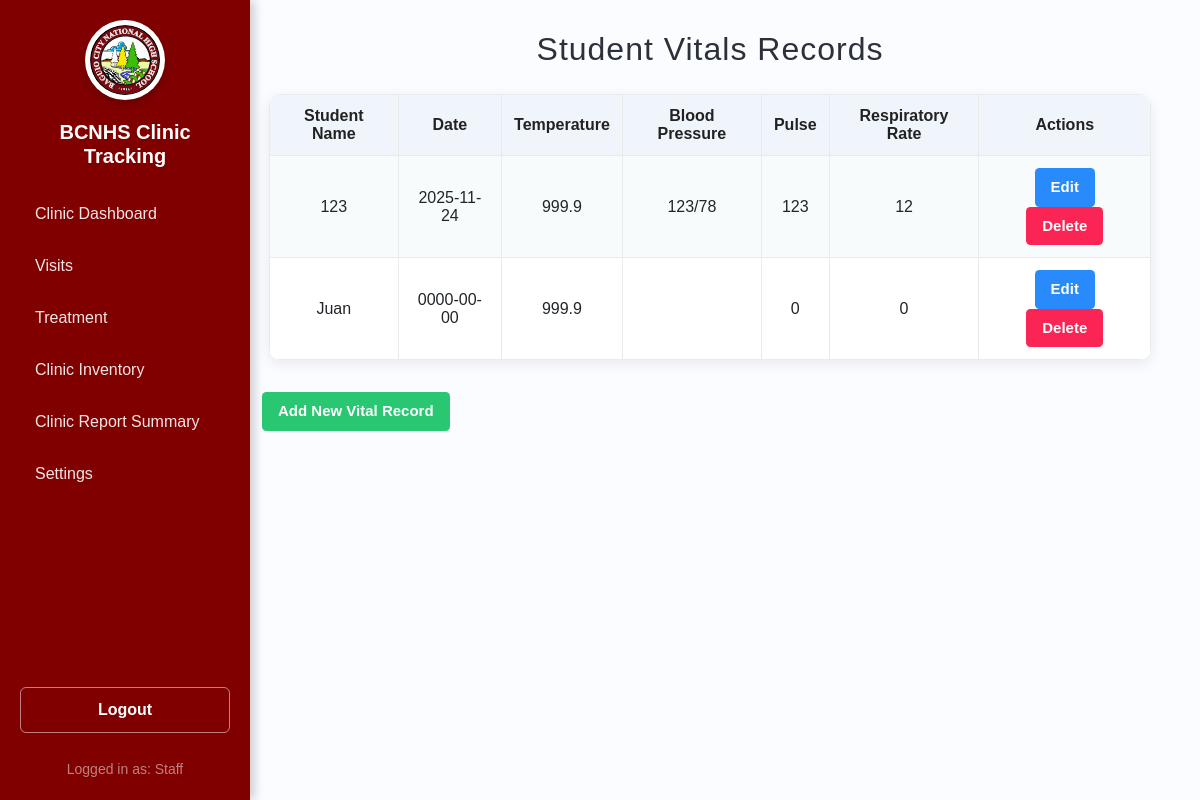
The app's page /studentVital/index.php (signed in), older data.
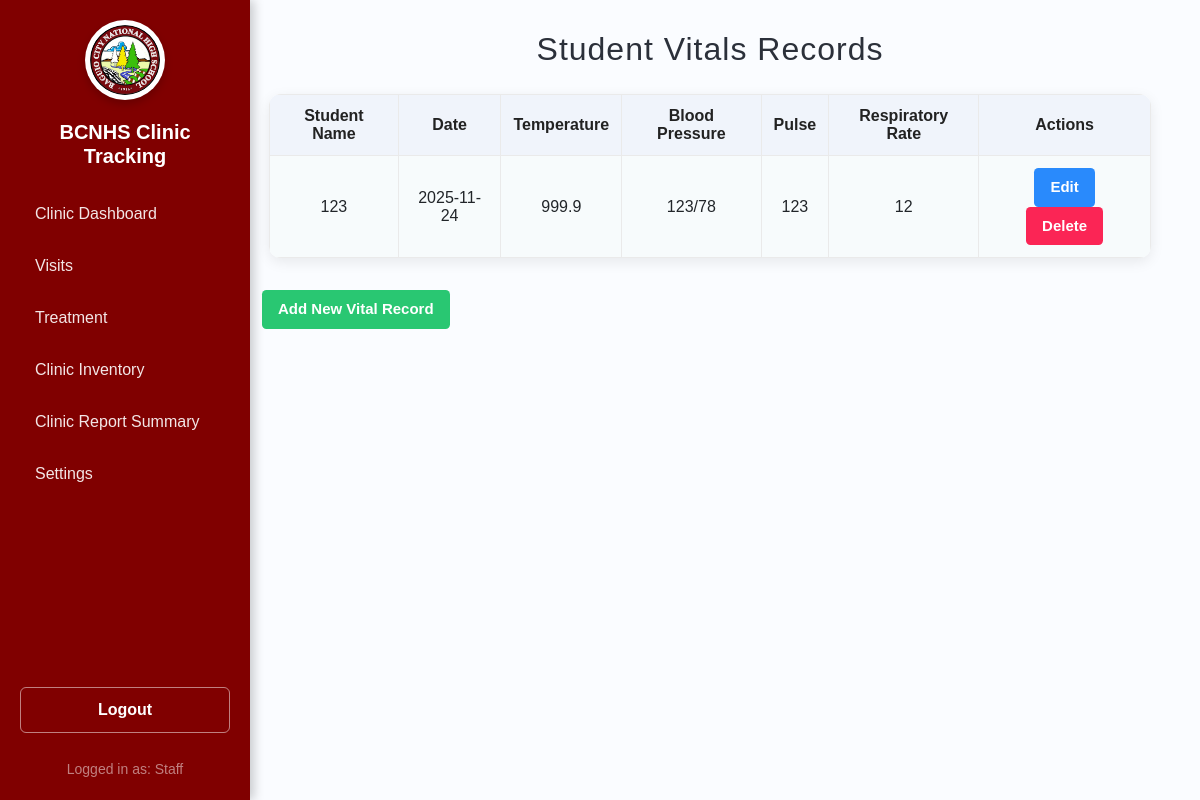
The same page, newer data.
### tables this page shows
CREATE TABLE `student_vitals` (
  `vitalID` int(11) NOT NULL,
  `studentID` int(11) NOT NULL,
  `vitalDate` date NOT NULL,
  `temperature` decimal(4,1) DEFAULT NULL,
  `bloodPressure` varchar(20) DEFAULT NULL,
  `pulse` int(11) DEFAULT NULL,
  `respiratoryRate` int(11) DEFAULT NULL
);

CREATE TABLE `studentrecord` (
  `ID` int(11) NOT NULL,
  `name` varchar(32) NOT NULL,
  `idNum` int(11) NOT NULL,
  `gender` varchar(10) DEFAULT NULL,
  `role` varchar(50) NOT NULL DEFAULT 'Student',
  `department` varchar(30) NOT NULL,
  `section` varchar(50) DEFAULT NULL,
  `complaint` varchar(255) NOT NULL,
  `visitDate` date NOT NULL
);

### studentVital/oop.php (called while the page is built, shortened)
<?php
class studentVitals {
    private $conn;
    function __construct(){
        try {
            $connection = "mysql:host=" . SERVER . ";dbname=" . DBNAME . ";charset=utf8";
            $this->conn = new PDO($connection, USER, PASS);
            $this->conn->setAttribute(PDO::ATTR_ERRMODE, PDO::ERRMODE_EXCEPTION);
        } catch (PDOException $e) {
            echo "<script>alert('Connection Failed');</script>";
        }
    }
    public function show_data(){
        $show = "SELECT v.*, s.name AS studentName
                     FROM student_vitals v
                     LEFT JOIN studentrecord s ON v.studentID = s.ID
                     ORDER BY v.vitalDate DESC";
        $show= $this->conn->prepare($show);
        $show->execute();
        return $show->fetchAll(PDO::FETCH_ASSOC);
    }
}
?>

### studentVital/index.php (the view, shortened to what this page needs)
<?php
include "oop.php";
$studentVitals = new studentVitals();
$data = $studentVitals->show_data();
$activePage = 'vitals';
include '../sidebar/sidebar.php';
?>
<!DOCTYPE html>
<html lang="en">
<head>
</head>
<body>
<div class="main-content">
    <h2>Student Vitals Records</h2>
    <table>
        <tr>
            <th>Student Name</th>
            <th>Date</th>
            <th>Temperature</th>
            <th>Blood Pressure</th>
            <th>Pulse</th>
            <th>Respiratory Rate</th>
            <th class="table-actions">Actions</th>
        </tr>
        <?php if (count($data) > 0): ?>
            <?php foreach ($data as $row): ?>
                <tr>
                    <td><?= htmlspecialchars($row['studentName']) ?></td>
                    <td><?= htmlspecialchars($row['vitalDate']) ?></td>
                    <td><?= htmlspecialchars($row['temperature']) ?></td>
                    <td><?= htmlspecialchars($row['bloodPressure']) ?></td>
                    <td><?= htmlspecialchars($row['pulse']) ?></td>
                    <td><?= htmlspecialchars($row['respiratoryRate']) ?></td>
                    <td>
                        <a href="update.php?id=<?= $row['vitalID'] ?>" class="btn edit-btn">Edit</a>
                        <a href="delete.php?id=<?= $row['vitalID'] ?>" class="btn delete-btn"
                           onclick="return confirm('Do you want to delete this record?');">Delete</a>
                    </td>
                </tr>
            <?php endforeach; ?>
        <?php else: ?>
            <tr>
                <td colspan="8" style="color:#b53d3d;font-weight:bold;">No vitals data found.</td>
            </tr>
        <?php endif; ?>
    </table>
    <a href="add.php" class="btn add-btn"> Add New Vital Record</a>
</div>
</body>
</html>

### sidebar/sidebar.php (shortened to what this page needs)
<link rel="stylesheet" href="../node_modules/bootstrap/dist/css/bootstrap.min.css">
<aside class="sidebar">
    <div class="sidebar-logo-container">
        <img src="../images/logo.png" alt="School Logo" class="sidebar-logo">
    </div>
    <h5 class="fw-bold text-white mb-4 text-center">BCNHS Clinic Tracking</h5>
    <nav class="nav flex-column">
        <a class="nav-link <?= ($activePage=='dashboard'?'active':'') ?>" href="../dashboard_staff/">Clinic Dashboard</a>
        <a class="nav-link <?= ($activePage=='visits'?'active':'') ?>" href="../studentRecords/">Visits</a>
        <a class="nav-link <?= ($activePage=='transaction'?'active':'') ?>" href="../transaction/">Treatment</a>
        <a class="nav-link <?= ($activePage=='inventory'?'active':'') ?>" href="../inventory/">Clinic Inventory</a>
        <a class="nav-link <?= ($activePage=='reports'?'active':'') ?>" href="../report_analytics/">Clinic Report Summary</a>
        <a class="nav-link <?= ($activePage=='settings'?'active':'') ?>" href="../dashboard_staff/settings.php">Settings</a>
    </nav>
    <?php
    $role = $_SESSION['role'] ?? 'Guest';
    ?>
    <a class="logout-link" href="../login/logout.php">Logout</a>
    <div class="text-white-50 small pt-3 text-center">
        Logged in as: <?= htmlspecialchars($role); ?>
    </div>
</aside>

### sidebar/sidebar.php (style rules this page uses)
:root { --primary-maroon: #800000; --light-bg: #f8f8f8; }
.sidebar { width: 250px; height: 100vh; background: var(--primary-maroon); color: white; position: fixed; left: 0; top: 0; padding: 20px; display: flex; flex-direction: column; box-shadow: 4px 0 10px rgba(0, 0, 0, 0.2); }
.sidebar-logo-container { text-align: center; margin-bottom: 20px; }
.sidebar-logo { width: 80px; height: auto; border-radius: 50%; background: white; padding: 5px; box-shadow: 0 4px 8px rgba(0,0,0,0.2); }
.sidebar .nav-link { color: rgba(255,255,255,0.9); margin-bottom: 8px; padding: 10px 15px; transition: all 0.2s; text-decoration: none; }
.sidebar .logout-link { color: white; background-color: transparent; border: 1px solid rgba(255, 255, 255, 0.5); margin-top: auto; margin-bottom: 10px; padding: 10px 15px; border-radius: 6px; display: flex; justify-content: center; align-items: center; transition: all 0.2s; font-weight: 600; text-decoration: none; }

### studentVital/index.php (style rules this page uses)
body { margin: 0; font-family: Arial, sans-serif; background: #fafcff; }
.main-content { margin-left: 220px; padding: 30px 40px 0 40px; min-height: 100vh; }
h2 { margin-bottom: 26px; color: #2b303a; letter-spacing: 1px; text-align: center; }
table { width: 98%; border-collapse: collapse; margin: 0 auto 18px auto; background: #fff; border-radius: 12px; overflow: hidden; box-shadow: 0 4px 14px rgba(0,0,0,0.08); }
th, td { border: 1px solid #eaeaea; padding: 12px 12px; text-align: center; }
th { background: #f0f4fb; color: #222; font-weight: 600; }
tr:nth-child(even) { background: #f7fbfc; }
.btn { padding: 8px 16px; border-radius: 4.5px; font-size: 15px; text-decoration: none; color: #fff !important; display: inline-block; margin: 0 2px; font-weight: bold; border: none; transition: background 0.15s; }
.add-btn { background-color: #29c772; color: #fff; margin-bottom: 0; margin-right: 10px; margin-top: 14px; }
.edit-btn { background-color: #298afc; }
.delete-btn { background-color: #fb2555; }
.table-actions { white-space: nowrap; min-width: 135px; }

Row changes from the older to the newer data that the page shows:
removed student_vitals: studentID.name "Juan", vitalDate "0000-00-00", temperature "999.9", pulse "0", respiratoryRate "0"
